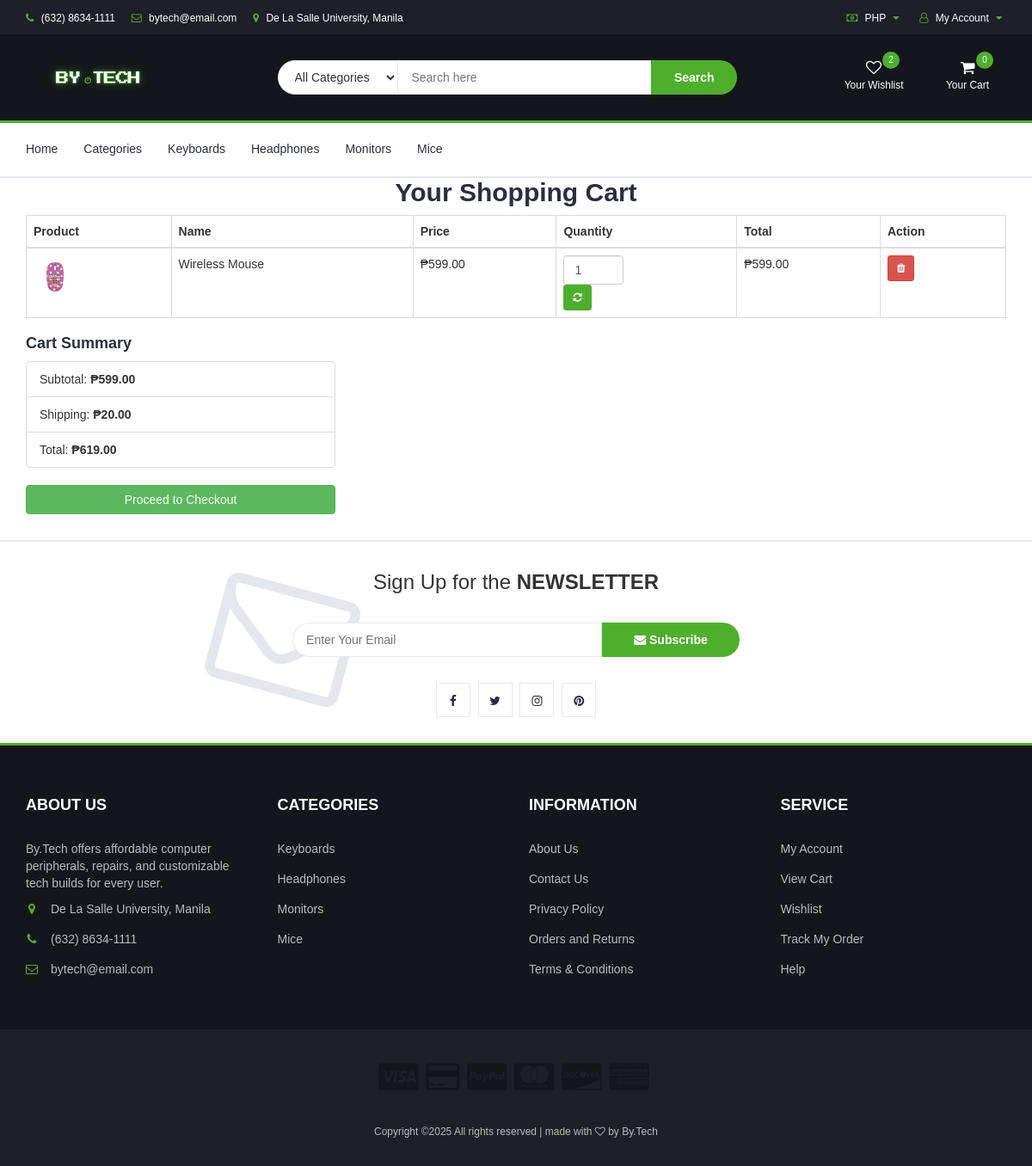
Screenshot of /website/cart.php with the database file from the repository.
### tables this page shows
CREATE TABLE `cart` (
  `item_id` int NOT NULL AUTO_INCREMENT,
  `name` varchar(100) NOT NULL,
  `price` decimal(10,2) NOT NULL,
  `quantity` int NOT NULL,
  `product_id` int NOT NULL,
  `user_id` int DEFAULT NULL,
  `session_id` varchar(255) NOT NULL,
  PRIMARY KEY (`item_id`),
  KEY `user_id` (`user_id`),
  CONSTRAINT `cart_ibfk_1` FOREIGN KEY (`user_id`) REFERENCES `users` (`user_id`)
);

CREATE TABLE `products` (
  `product_id` int NOT NULL AUTO_INCREMENT,
  `name` varchar(255) NOT NULL,
  `description` text,
  `price` decimal(10,2) NOT NULL,
  `category_id` int DEFAULT NULL,
  `stock` int DEFAULT '0',
  `image` varchar(255) DEFAULT NULL,
  `rating` decimal(3,2) DEFAULT NULL,
  PRIMARY KEY (`product_id`),
  KEY `category_id` (`category_id`),
  CONSTRAINT `products_ibfk_1` FOREIGN KEY (`category_id`) REFERENCES `categories` (`category_id`)
);

### website/currency.php (called while the page is built, shortened)
<?php
function displayPrice($basePrice) {
    $currency = $GLOBALS['currency'];
    $rates = $GLOBALS['rates'];
    $rate = $rates[$currency] ?? 1;
    $symbol = match($currency) {
        'USD' => '$',
        'KRW' => '₩',
        default => '₱'
    };
    $converted = $basePrice * $rate;
    return $symbol . number_format($converted, 2);
}
?>

### website/cart.php (the view, shortened to what this page needs)
<?php
$servername = "localhost";
$username = "root";
$password = "";
$database = "online_store";
$conn = new mysqli($servername, $username, $password, $database);
$session_id = session_id();
$user_id = isset($_SESSION['user_id']) ? (int)$_SESSION['user_id'] : 0;
$cart_items = $conn->query("
    SELECT c.*, p.image as product_image
    FROM cart c
    LEFT JOIN products p ON c.product_id = p.product_id
    WHERE c.session_id = '$session_id'".($user_id ? " OR c.user_id = $user_id" : "")."
");
?>
<!DOCTYPE html>
<html lang="en">
<head>
    <link rel="stylesheet" href="css/bootstrap.min.css" />
    <link rel="stylesheet" href="css/font-awesome.min.css" />
    <link rel="stylesheet" href="css/style.css" />
</head>
<body>
    <?php include 'currency.php'; ?>
    <?php include 'header.php'; ?>
    <?php include 'navigation.php'; ?>
    <div class="container mt-5">
        <h2 class="text-center mb-4">Your Shopping Cart</h2>
        <?php if ($cart_items->num_rows > 0): ?>
            <div class="table-responsive">
                <table class="table table-bordered">
                    <thead>
                        <tr>
                            <th>Product</th>
                            <th>Name</th>
                            <th>Price</th>
                            <th>Quantity</th>
                            <th>Total</th>
                            <th>Action</th>
                        </tr>
                    </thead>
                    <tbody>
                        <?php while ($row = $cart_items->fetch_assoc()):
                            $item_total = $row['price'] * $row['quantity'];
                            $total += $item_total;
                            $image_src = $row['product_image'];
                        ?>
                            <tr>
                                <td><img src="<?= $image_src ?>" alt="<?= htmlspecialchars($row['name']) ?>" width="50" /></td>
                                <td><?= htmlspecialchars($row['name']) ?></td>
                                <td><?= displayPrice($row['price']) ?></td>
                                <td>
                                    <form method="POST" class="d-flex">
                                        <input type="number" name="quantity" value="<?= $row['quantity'] ?>"
                                               class="form-control" style="width: 70px;" min="1">
                                        <button type="submit" name="update_quantity" class="btn btn-sm btn-primary ml-2">
                                            <i class="fa fa-refresh"></i>
                                        </button>
                                    </form>
                                </td>
                                <td><?= displayPrice($item_total) ?></td>
                                <td>
                                    <form method="POST">
                                        <button name="remove" value="<?= $row['item_id'] ?>" class="btn btn-danger btn-sm">
                                            <i class="fa fa-trash"></i>
                                        </button>
                                    </form>
                                </td>
                            </tr>
                        <?php endwhile; ?>
                    </tbody>
                </table>
            </div>
            <div class="row justify-content-end">
                <div class="col-md-4">
                    <h4>Cart Summary</h4>
                    <ul class="list-group">
                        <li class="list-group-item">Subtotal: <strong><?= displayPrice($total) ?></strong></li>
                        <li class="list-group-item">Shipping: <strong><?= displayPrice(20) ?></strong></li>
                        <li class="list-group-item">Total: <strong><?= displayPrice($total + 20) ?></strong></li>
                    </ul>
                    <form method="POST" action="checkout.php">
                        <button type="submit" class="btn btn-success btn-block mt-3">Proceed to Checkout</button>
                    </form>
                </div>
            </div>
        <?php else: ?>
            <div class="alert alert-info text-center">
                Your cart is empty. <a href="store.php" class="alert-link">Continue shopping</a>
            </div>
        <?php endif; ?>
    </div>
    <?php include 'footer.php'; ?>
</body>
</html>

### website/css/style.css (style rules this page uses)
body { font-family: 'Montserrat', sans-serif; font-weight: 400; color: #333; }
h1, h2, h3, h4, h5, h6 { color: #2B2D42; font-weight: 700; margin: 0 0 10px; }
ul, ol { margin: 0; padding: 0; list-style: none }
.btn-primary { background-color: #4eaf2c; border-color: #4eaf2c; color: #fff; }

### rows the page displays
cart: product.image (picture), name "Wireless Mouse", price "₱599.00", quantity "1", displayPrice($item_total) "₱599.00", $row['item_id'] 5 (drawn)

### other values shown
$currency "PHP"
$cartData['count'] "0"
displayPrice($total) "₱599.00"
displayPrice(20) "₱20.00"
displayPrice($total + 20) "₱619.00"
